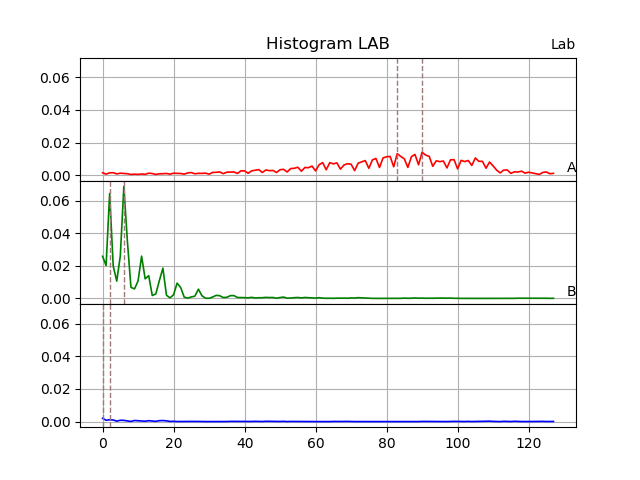
#> input picture python/data/blue_ball.png, 640 x 480 px
$ python -i kmeantools.py   (imports and definitions only)   (Python 2 division)
#> lines starting #> are read from the running program, lines starting #| are printed output that depends on the picture; after the words box and inside, x2 and y2 are one past the last pixel; in counts of white or black regions, pixels touching at a corner belong together
#> further down, picture is the input picture: shape (480, 640, 3); mean B, G, R 246, 246, 246.3
import cv2
from colormath.color_objects import LabColor, sRGBColor
from colormath.color_diff import delta_e_cie2000, delta_e_cie1976, delta_e_cmc
from colormath.color_conversions import convert_color
import numpy as np
import PIL
from cStringIO import StringIO
#from matplotlib import pyplot as plt
import pickle

#latest: 1.13.3
#mac: numpy 1.13.1
#py: 1.8.2
#win: 1.13.0

class O:
    def __init__(self):
        pass

# constants

MAXIMUMS_SIZE = 2
bins = O()
bins.clipping = 10
bins.A = bins.B = bins.C = 128
bins.Ac = bins.Bc = bins.Cc = bins.A + (bins.clipping * 2)
bins.sz = O()
bins.sz.A = bins.sz.B = bins.sz.C = 256


DB_DIR='data'
KMEANS_ITERATIONS = 10
KMEANS_IMAGE_SZ = 100

KCOLORS = 6 # 8
DELTA_E_RANGE = 10 # 9.5
NUM_IGNORE_COLORS = 2 # ignore 2 color (matched: LEN-2 = 3 colors)
FRAME_LIMIT = None


PERCENT_MATCH = 85 # 95, range 10
PERCENT_MATCH_THRESHOLD = 5
FRAMES_MATCH = 20


# ---
class DeltaECache:
    def __init__(self):
        self.cache = {}
        self.asks = 0
        self.hits = 0

    # [22 lines left out: functions Get, Key, not called in this run]

    def Store(self, fname):
        pickle.dump( self.cache, open( fname, "wb" ) )

    def Load(self, fname):
        return pickle.load( open( fname, "rb" ) )

    # [4 lines left out: function LoadAndAppend, not called in this run]

DELTA_E_CACHE = DeltaECache()


# [75 lines left out: functions autolabel, Plot2Img, plot_colors, centroid_histogram, get_roi, not called in this run]


def remove_chroma(img):


    #hsvMin = np.array([25, 43, 0],np.uint8) # BGR green box
    #hsvMax = np.array([180, 255, 255],np.uint8) # BGR green box

    hsvMin = np.array([38, 137, 0],np.uint8) # BGR
    hsvMax = np.array([72, 255, 255],np.uint8) # BGR

    img = cv2.cvtColor(img, cv2.COLOR_BGR2HSV)
#> img: shape (480, 640, 3); mean H, S, V 1, 2.7, 247.5
    mask = cv2.inRange(img, hsvMin, hsvMax)
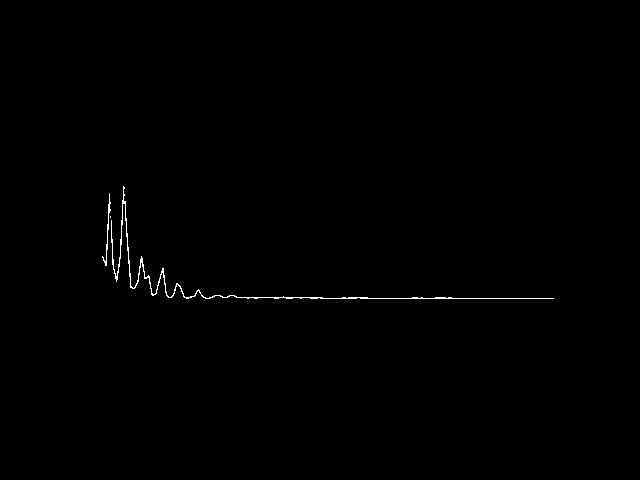
#> mask: shape (480, 640); 0.37% white in thin lines or dots, all inside (x1, y1, x2, y2) = (102, 186, 554, 299)
    _, mask = cv2.threshold(mask,20, 255, cv2.THRESH_BINARY_INV)
    kernel = np.ones((5,5),np.uint8)
    mask = cv2.erode(mask, kernel, iterations=2)
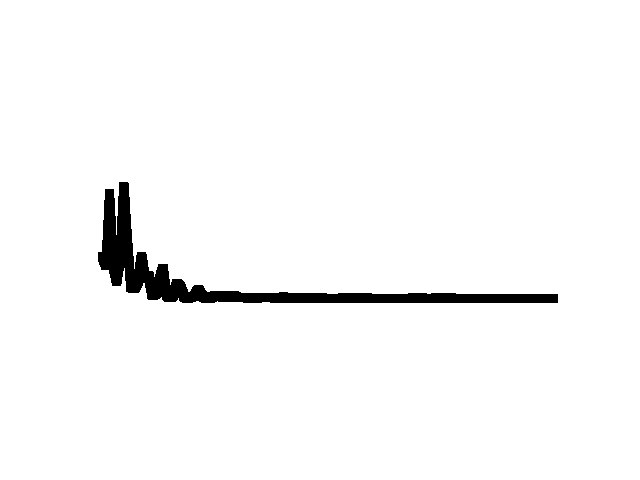
#> mask: shape (480, 640); 97.4% white; 1 black region, box (x1, y1, x2, y2) and area: (98, 182, 558, 303) 7955
    return cv2.bitwise_and(img,img,mask= mask)
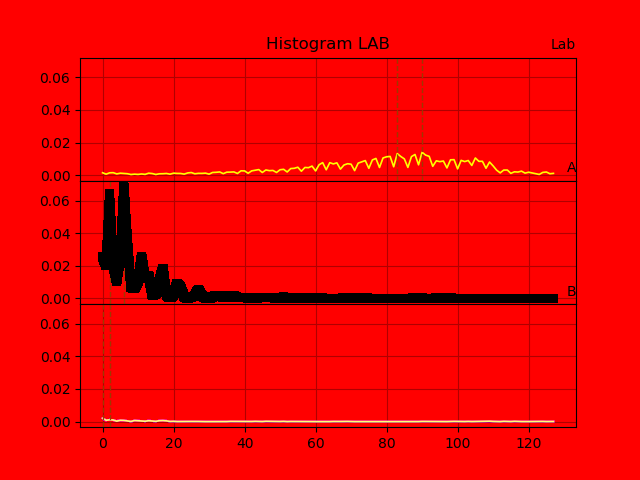
#> returned value: shape (480, 640, 3); mean of channels 0, 1, 2 0.5, 1.6, 241.7; drawn as B, G, R


# [322 lines left out: functions kmeans_resize, kmeans_remove_bg, do_KMEANS, get_colors, add_colors_by_distance, kmeans_distance_between and 5 more, not called in this run]

>>> import cv2
>>> picture = cv2.imread('data/blue_ball.png')
>>> result = remove_chroma(picture)

$ run again, on python/data/neko.png
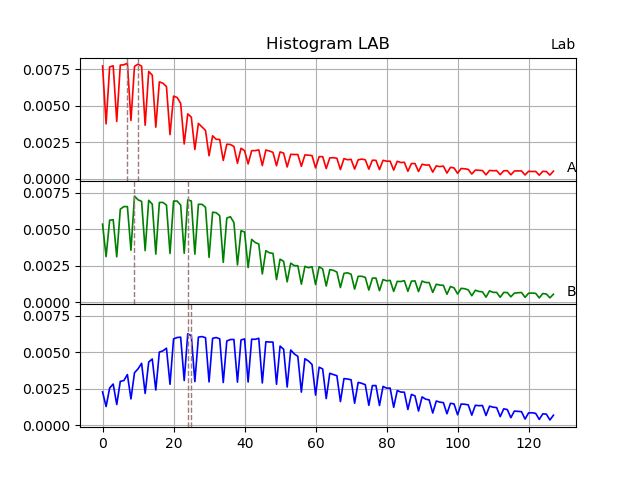
#> input picture python/data/neko.png, 640 x 480 px
#> picture is the input picture: shape (480, 640, 3); mean B, G, R 242.9, 241.6, 242.5
#> img: shape (480, 640, 3); mean H, S, V 2.9, 7, 246.3
#> in remove_chroma, `mask = cv2.inRange(img, hsvMin, hsvMax)`:
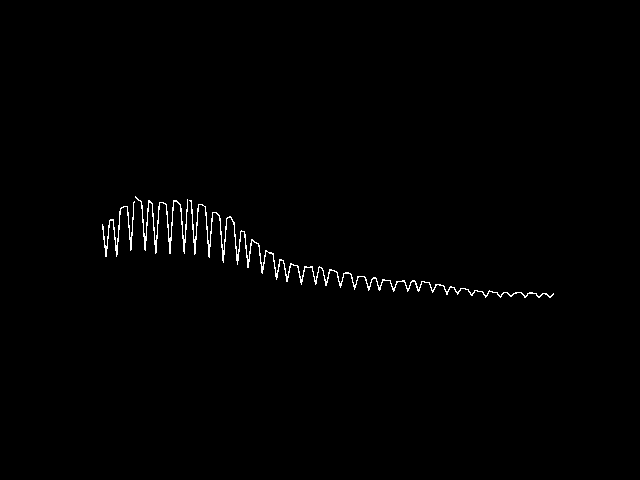
#> mask: shape (480, 640); 0.77% white in thin lines or dots, all inside (x1, y1, x2, y2) = (102, 196, 554, 298)
#> in remove_chroma, `return cv2.bitwise_and(img,img,mask= mask)`:
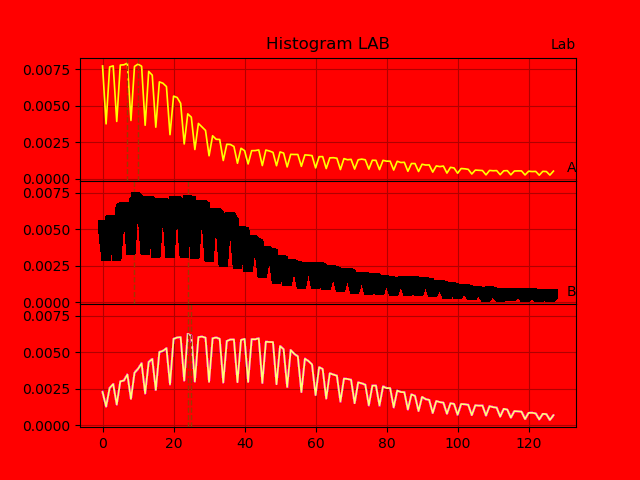
#> returned value: shape (480, 640, 3); mean of channels 0, 1, 2 2, 4.8, 236; drawn as B, G, R

$ run again, on python/data/red_jar.png
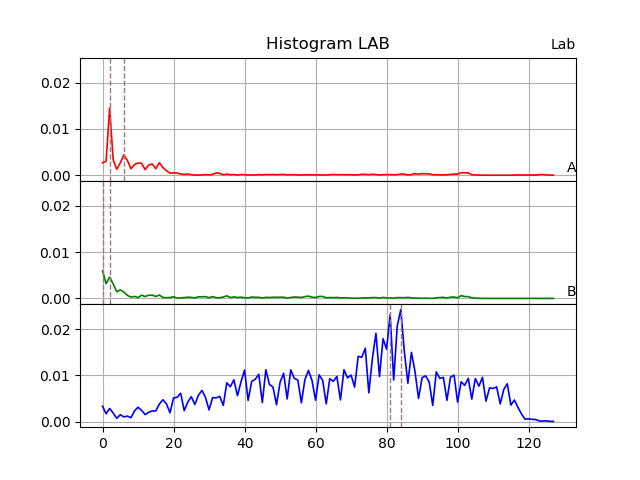
#> input picture python/data/red_jar.png, 640 x 480 px
#> picture is the input picture: shape (480, 640, 3); mean B, G, R 247.3, 245.2, 245.8
#> img: shape (480, 640, 3); mean H, S, V 2.1, 3.9, 248.5
#> in remove_chroma, `mask = cv2.inRange(img, hsvMin, hsvMax)`:
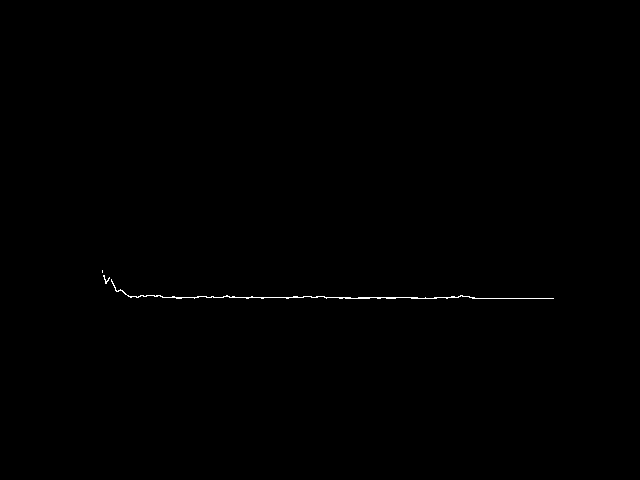
#> mask: shape (480, 640); 0.2% white in thin lines or dots, all inside (x1, y1, x2, y2) = (102, 270, 554, 299)
#> in remove_chroma, `return cv2.bitwise_and(img,img,mask= mask)`:
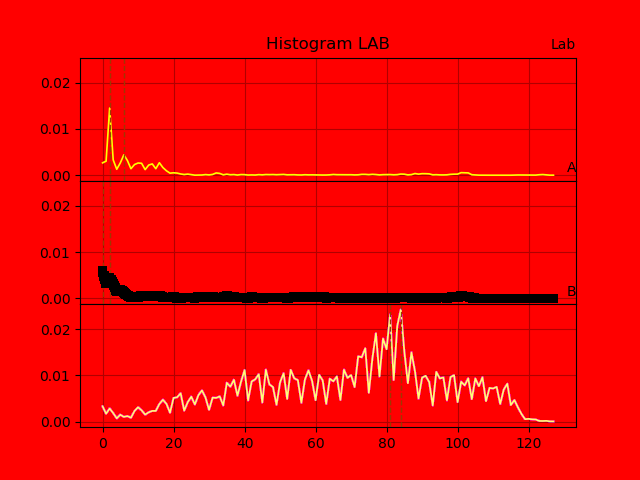
#> returned value: shape (480, 640, 3); mean of channels 0, 1, 2 1.9, 3.3, 244.9; drawn as B, G, R
